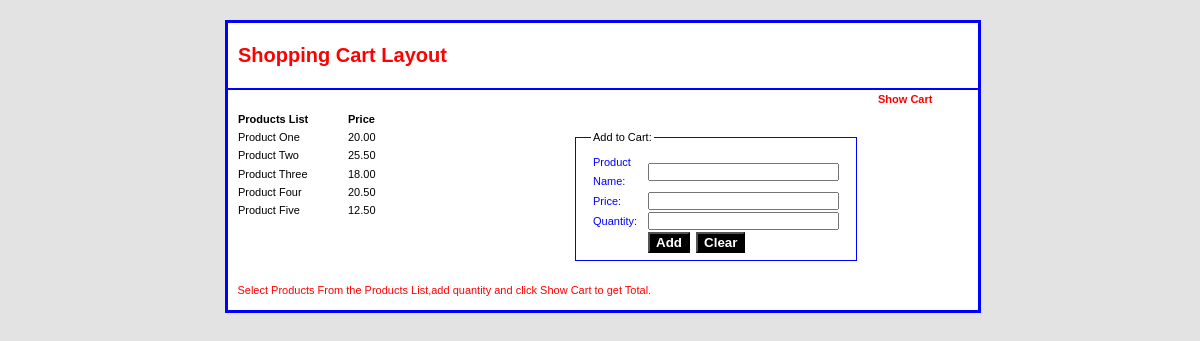
The page / on the database its author committed.
### tables this page shows
CREATE TABLE `products` (
  `prod_id` int(4) NOT NULL auto_increment,
  `prod_name` varchar(255) NOT NULL,
  `prod_price` float(4,2) NOT NULL,
  PRIMARY KEY  (`prod_id`),
  UNIQUE KEY `prod_name` (`prod_name`)
);

### classes/products.cls.php (the view, shortened to what this page needs)
<?
class Products
{
	function getProducts(){
		$selprod_qry = 'SELECT * FROM products';
		$sel_res=@mysql_query($selprod_qry);
		$show = "<li class='vercol'><strong>Products List</strong></li><li class='vercol'><strong>Price</strong></li>";
		while($product=@mysql_fetch_object($sel_res))
		{
			$show.= "<li class='vercol'><a href='javascript:void(0)' onclick=\"javascript:getFields('".$product->prod_id."','".$product->prod_name."','".$product->prod_price."')\">".$product->prod_name."</a></li><li class='vercol'>".$product->prod_price."</li>";
		}
		echo $show;
	}
}
?>

### index.php (shortened to what this page needs)
<?php
 function displayProducts()
{
	include_once(CLASSES.'products.cls.php');
	$getObj= new Products();
	$getObj -> getProducts();
}
?>
<!DOCTYPE html PUBLIC "-//W3C//DTD XHTML 1.0 Transitional//EN"
"http://www.w3.org/TR/xhtml1/DTD/xhtml1-transitional.dtd">
<html xmlns="http://www.w3.org/1999/xhtml" lang="en" xml:lang="en">
<head>
<link rel="stylesheet" type="text/css" href="css/general.css"/>
</head>
<body onload>
	<div id="maincontainer">
		<div id="outerborder">
			<div id="contentwrapper">
				<div id="header">
					<h1>Shopping Cart Layout</h1>
				</div>
				<div id="mid_content">
				<p><a href="javascript:void(0);" onclick="javascript:RedirectPage('showcart','null');"><strong>Show Cart</strong><a></p>
				<div id="left_content"><ul><?=displayProducts();?></ul></div>
				<div id="right_content">
				<form name="addProdFrm" id="addProdFrm" method="POST" >
				  <fieldset>
					<legend>Add to Cart:</legend>
						<table border='0' cellspacing='2' cellpadding='0'>
						<tr><td class="fieldtxt" >
						Product Name:</td><td ><input type="text" size="24" class="fieldbox" id="pname" name="pname" readonly/></td></tr>
						<tr><td class="fieldtxt">Price:</td><td><input type="text" size="24" class="fieldbox" id="price" name="price" readonly/></td></tr>
						<tr><td class="fieldtxt">Quantity:</td><td><input type="text" size="24" class="fieldbox" id="qnty" name="qnty"/></td></tr>
						<tr><td>&nbsp;</td><td ><input type="button" name="add_product" Value="Add" class="btn" onclick="javascript:RedirectPage('addproducts',document.getElementById('pid').value)">&nbsp;&nbsp;<input type="reset" name="reset" Value="Clear" class="btn"></td></tr>
						</table>
				  </fieldset>
				</form>
				</div>
				</div>
				<div id="btm_content">
				<p>Select Products From the Products List,add quantity and click Show Cart to get Total.</p>
				</div>
			</div>
		</div>
	</div>
</body>
</html>

### css/general.css (style rules this page uses)
body { margin:0px;padding:0px;background:#E3E3E3;margin:20px;color:#000000;font: normal normal normal small/1.4em Verdana, sans-serif; }
#maincontainer { width:750px;margin:0px auto;padding:0px;height:100%; }
#outerborder { float:left;border:solid 3px blue;width:750px; }
#contentwrapper { float:left;width:750px;margin:0px;padding:0px;height:100%; font-family:verdana,sans-serif;font-size:11px;background:#FFFFFF; }
#header { padding:10px; border-bottom:solid 2px blue; }
#header h1 { color:red; font-size:20px; }
#mid_content { clear:both; width:100%; height:auto; }
#mid_content p { width:100px; float:right; margin:0px; padding:0; }
#mid_content p a { color:red; text-decoration:none; }
#left_content { float:left; width:248px; }
#left_content ul { float:left; list-style:none; width:90%; margin:10px auto; padding:10px; }
#left_content ul li.vercol { float:left; width:110px; text-transform:capitalize; text-decoration:none; }
#left_content ul li.vercol a { color:#000; text-decoration:none; }
#right_content { float:left; width:440px; padding:20px; }
fieldset { width:250px; margin:0px auto; border:solid 1px blue; padding:5px 15px; }
legend { color:#000; }
.fieldbox { text-transform:capitalize; font-size:12px; padding:0 2px; }
.fieldtxt { color:blue; }
.btn { background:#000; color:#fff; font-weight:bold; cursor:pointer; }
#btm_content { clear:both; width:100%; margin:0 auto; }
#btm_content p { text-indent:0.25cm; color:red; }

### rows shown on the page
products: prod_name "Product One", prod_price "20.00"
products: prod_name "Product Two", prod_price "25.50"
products: prod_name "Product Three", prod_price "18.00"
products: prod_name "Product Four", prod_price "20.50"
products: prod_name "Product Five", prod_price "12.50"
